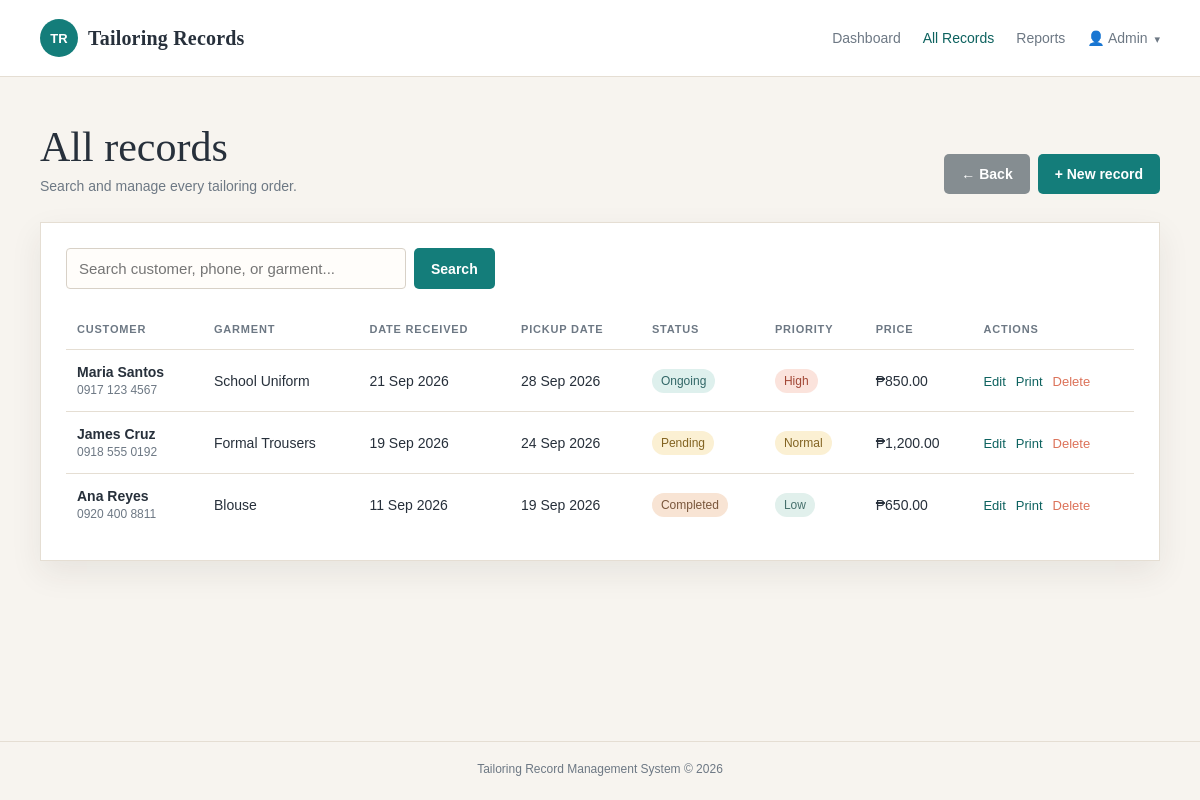
Screenshot of /records.php (signed in) with the database file from the repository.
### tables this page shows
CREATE TABLE IF NOT EXISTS records (
    id INT UNSIGNED AUTO_INCREMENT PRIMARY KEY,
    customer_name VARCHAR(100) NOT NULL,
    phone VARCHAR(30) NOT NULL,
    garment_type VARCHAR(80) NOT NULL,
    measurements TEXT NOT NULL,
    order_date DATE NOT NULL,
    due_date DATE NOT NULL,
    price DECIMAL(10, 2) NOT NULL DEFAULT 0.00,
    status ENUM('Pending', 'Ongoing', 'Completed') NOT NULL DEFAULT 'Pending',
    priority ENUM('High', 'Normal', 'Low') NOT NULL DEFAULT 'Normal',
    notes TEXT NULL,
    created_at TIMESTAMP DEFAULT CURRENT_TIMESTAMP
);

### includes/functions.php (called while the page is built, shortened)
<?php
function e(?string $value): string
{
    return htmlspecialchars($value ?? '', ENT_QUOTES, 'UTF-8');
}
function orderStatusClass(string $status): string
{
    return match ($status) {
        'Pending' => 'status-pending',
        'Ongoing' => 'status-progress',
        'Completed' => 'status-ready',
        default => '',
    };
}
function formatDate(?string $date): string
{
    return $date ? date('d M Y', strtotime($date)) : '-';
}

### records.php (the view, shortened to what this page needs)
<?php
require __DIR__ . '/config/database.php';
require __DIR__ . '/includes/functions.php';
$search = trim($_GET['search'] ?? '');
if ($search !== '') {
    $statement = $pdo->prepare('SELECT * FROM records WHERE customer_name LIKE :search OR phone LIKE :search OR garment_type LIKE :search OR priority LIKE :search ORDER BY FIELD(priority, "High", "Normal", "Low"), due_date ASC, id DESC');
    $statement->execute(['search' => '%' . $search . '%']);
    $records = $statement->fetchAll();
} else {
    $records = $pdo->query('SELECT * FROM records ORDER BY FIELD(priority, "High", "Normal", "Low"), due_date ASC, id DESC')->fetchAll();
}
require __DIR__ . '/includes/header.php';
?>
<section class="page-heading">
    <div><h1>All records</h1><p class="subtitle">Search and manage every tailoring order.</p></div>
    <div class="heading-actions">
        <a class="button button-muted" href="index.php">&larr; Back</a>
        <a class="button" href="record_form.php">+ New record</a>
    </div>
</section>
<section class="panel">
    <form class="searchbar" method="get">
        <input type="search" name="search" value="<?= e($search) ?>" placeholder="Search customer, phone, or garment...">
        <button class="button" type="submit">Search</button>
    </form>
    <?php if (!$records): ?>
        <div class="empty">No matching records found.</div>
    <?php else: ?>
        <div class="table-wrap"><table>
            <thead><tr><th>Customer</th><th>Garment</th><th>Date received</th><th>Pickup date</th><th>Status</th><th>Priority</th><th>Price</th><th>Actions</th></tr></thead>
            <tbody>
            <?php foreach ($records as $record): ?>
                <tr>
                    <td><div class="customer"><?= e($record['customer_name']) ?></div><div class="secondary"><?= e($record['phone']) ?></div></td>
                    <td><?= e($record['garment_type']) ?></td>
                    <td><?= formatDate($record['order_date']) ?></td>
                    <td><?= formatDate($record['due_date']) ?></td>
                    <td><span class="status <?= orderStatusClass($record['status']) ?>"><?= e($record['status']) ?></span></td>
                    <td><span class="priority priority-<?= strtolower(e($record['priority'])) ?>"><?= e($record['priority']) ?></span></td>
                    <td>₱<?= number_format((float) $record['price'], 2) ?></td>
                    <td class="actions"><a href="record_form.php?id=<?= $record['id'] ?>">Edit</a><a href="print_order.php?id=<?= $record['id'] ?>">Print</a><a href="delete.php?id=<?= $record['id'] ?>" onclick="return confirm('Delete this record?');">Delete</a></td>
                </tr>
            <?php endforeach; ?>
            </tbody>
        </table></div>
    <?php endif; ?>
</section>
<?php require __DIR__ . '/includes/footer.php'; ?>

### assets/css/style.css (style rules this page uses)
:root { --ink: #27303b; --muted: #6d7884; --paper: #f7f4ef; --white: #ffffff; --line: #e5ded3; --teal: #147d7a; --teal-dark: #0d625f; --coral: #dc7259; --gold: #d6a33d; --shadow: 0 12px 30px rgba(46, 43, 36, 0.08); }
* { box-sizing: border-box; }
body { margin: 0; color: var(--ink); background: var(--paper); font-family: Georgia, 'Times New Roman', serif; }
a { color: inherit; text-decoration: none; }
.button { display: inline-block; border: 0; border-radius: 5px; padding: 12px 17px; color: white !important; background: var(--teal); cursor: pointer; font: bold 14px Arial, sans-serif; }
.button-muted { background: #858d91; }
.page-heading { display: flex; justify-content: space-between; align-items: end; gap: 20px; margin-bottom: 28px; }
.heading-actions { display: flex; align-items: center; gap: 8px; }
h1 { margin: 0 0 7px; font-size: clamp(28px, 4vw, 42px); font-weight: normal; }
.subtitle, .hint { margin: 0; color: var(--muted); font: 14px Arial, sans-serif; }
.panel { padding: 25px; border: 1px solid var(--line); background: var(--white); box-shadow: var(--shadow); }
.table-wrap { overflow-x: auto; }
table { width: 100%; border-collapse: collapse; font: 14px Arial, sans-serif; }
th { color: var(--muted); font-size: 11px; text-align: left; text-transform: uppercase; letter-spacing: .8px; }
th, td { padding: 14px 11px; border-bottom: 1px solid var(--line); vertical-align: middle; }
tr:last-child td { border-bottom: 0; }
.customer { font-weight: bold; }
.secondary { margin-top: 3px; color: var(--muted); font-size: 12px; }
.status { display: inline-block; padding: 5px 9px; border-radius: 20px; color: #315050; background: #e5eeee; font-size: 12px; white-space: nowrap; }
.status-pending { color: #826321; background: #fbf0d3; }
.status-progress { color: #326767; background: #def0ed; }
.status-ready { color: #79563b; background: #f8e4d4; }
.priority { display: inline-block; padding: 5px 9px; border-radius: 20px; color: #5d6870; background: #edf0f1; font-size: 12px; white-space: nowrap; }
.priority-high { color: #a24735; background: #fbe3dc; }
.priority-normal { color: #826321; background: #fbf0d3; }
.priority-low { color: #46706c; background: #e1f0ec; }
.actions { white-space: nowrap; }
.actions a { margin-right: 10px; color: var(--teal-dark); font-size: 13px; }
.actions a:last-child { color: var(--coral); margin: 0; }
.searchbar { display: flex; gap: 8px; margin-bottom: 20px; }
input, select, textarea { width: 100%; padding: 11px 12px; border: 1px solid #d8d1c7; border-radius: 4px; color: var(--ink); background: #fffdfa; font: 15px Arial, sans-serif; }
.searchbar input { max-width: 340px; }

### rows the page displays
records: customer_name "Maria Santos", phone "0917 123 4567", garment_type "School Uniform", order_date "21 Sep 2026", due_date "28 Sep 2026", status "Ongoing", priority "High", price "850.00"
records: customer_name "James Cruz", phone "0918 555 0192", garment_type "Formal Trousers", order_date "19 Sep 2026", due_date "24 Sep 2026", status "Pending", priority "Normal", price "1,200.00"
records: customer_name "Ana Reyes", phone "0920 400 8811", garment_type "Blouse", order_date "11 Sep 2026", due_date "19 Sep 2026", status "Completed", priority "Low", price "650.00"
